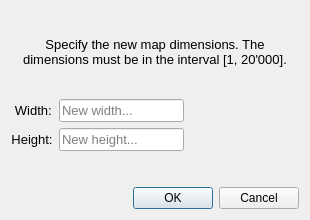
<?xml version="1.0" encoding="UTF-8"?>
<ui version="4.0">
 <class>resize_dialog</class>
 <widget class="QDialog" name="resize_dialog">
  <property name="geometry">
   <rect>
    <x>0</x>
    <y>0</y>
    <width>310</width>
    <height>220</height>
   </rect>
  </property>
  <property name="sizePolicy">
   <sizepolicy hsizetype="Preferred" vsizetype="Preferred">
    <horstretch>0</horstretch>
    <verstretch>0</verstretch>
   </sizepolicy>
  </property>
  <property name="minimumSize">
   <size>
    <width>310</width>
    <height>220</height>
   </size>
  </property>
  <property name="maximumSize">
   <size>
    <width>310</width>
    <height>220</height>
   </size>
  </property>
  <property name="windowTitle">
   <string>Resize tilemap</string>
  </property>
  <layout class="QVBoxLayout" name="verticalLayout">
   <item>
    <widget class="QLabel" name="infoLabel">
     <property name="font">
      <font>
       <family>Segoe UI</family>
       <pointsize>10</pointsize>
      </font>
     </property>
     <property name="text">
      <string>&lt;html&gt;&lt;head/&gt;&lt;body&gt;&lt;p&gt;Specify the new map dimensions. The dimensions must be in the interval [1, 20'000].&lt;/p&gt;&lt;/body&gt;&lt;/html&gt;</string>
     </property>
     <property name="alignment">
      <set>Qt::AlignCenter</set>
     </property>
     <property name="wordWrap">
      <bool>true</bool>
     </property>
    </widget>
   </item>
   <item>
    <layout class="QFormLayout" name="formLayout">
     <item row="0" column="0">
      <widget class="QLabel" name="widthLabel">
       <property name="font">
        <font>
         <family>Segoe UI</family>
         <pointsize>10</pointsize>
        </font>
       </property>
       <property name="text">
        <string> Width:</string>
       </property>
       <property name="alignment">
        <set>Qt::AlignCenter</set>
       </property>
      </widget>
     </item>
     <item row="0" column="1">
      <widget class="QLineEdit" name="widthEdit">
       <property name="sizePolicy">
        <sizepolicy hsizetype="Fixed" vsizetype="Preferred">
         <horstretch>0</horstretch>
         <verstretch>0</verstretch>
        </sizepolicy>
       </property>
       <property name="font">
        <font>
         <family>Segoe UI</family>
         <pointsize>10</pointsize>
        </font>
       </property>
       <property name="placeholderText">
        <string>New width...</string>
       </property>
      </widget>
     </item>
     <item row="1" column="0">
      <widget class="QLabel" name="heightLabel">
       <property name="font">
        <font>
         <family>Segoe UI</family>
         <pointsize>10</pointsize>
        </font>
       </property>
       <property name="text">
        <string>Height:</string>
       </property>
       <property name="alignment">
        <set>Qt::AlignCenter</set>
       </property>
      </widget>
     </item>
     <item row="1" column="1">
      <widget class="QLineEdit" name="heightEdit">
       <property name="sizePolicy">
        <sizepolicy hsizetype="Fixed" vsizetype="Preferred">
         <horstretch>0</horstretch>
         <verstretch>0</verstretch>
        </sizepolicy>
       </property>
       <property name="font">
        <font>
         <family>Segoe UI</family>
         <pointsize>10</pointsize>
        </font>
       </property>
       <property name="placeholderText">
        <string>New height...</string>
       </property>
      </widget>
     </item>
    </layout>
   </item>
   <item>
    <widget class="QDialogButtonBox" name="buttonBox">
     <property name="orientation">
      <enum>Qt::Horizontal</enum>
     </property>
     <property name="standardButtons">
      <set>QDialogButtonBox::Cancel|QDialogButtonBox::Ok</set>
     </property>
    </widget>
   </item>
  </layout>
 </widget>
 <resources>
  <include location="../../../tactile.qrc"/>
 </resources>
 <connections>
  <connection>
   <sender>buttonBox</sender>
   <signal>accepted()</signal>
   <receiver>ResizeDialog</receiver>
   <slot>accept()</slot>
   <hints>
    <hint type="sourcelabel">
     <x>248</x>
     <y>254</y>
    </hint>
    <hint type="destinationlabel">
     <x>157</x>
     <y>274</y>
    </hint>
   </hints>
  </connection>
  <connection>
   <sender>buttonBox</sender>
   <signal>rejected()</signal>
   <receiver>ResizeDialog</receiver>
   <slot>reject()</slot>
   <hints>
    <hint type="sourcelabel">
     <x>316</x>
     <y>260</y>
    </hint>
    <hint type="destinationlabel">
     <x>286</x>
     <y>274</y>
    </hint>
   </hints>
  </connection>
 </connections>
</ui>
